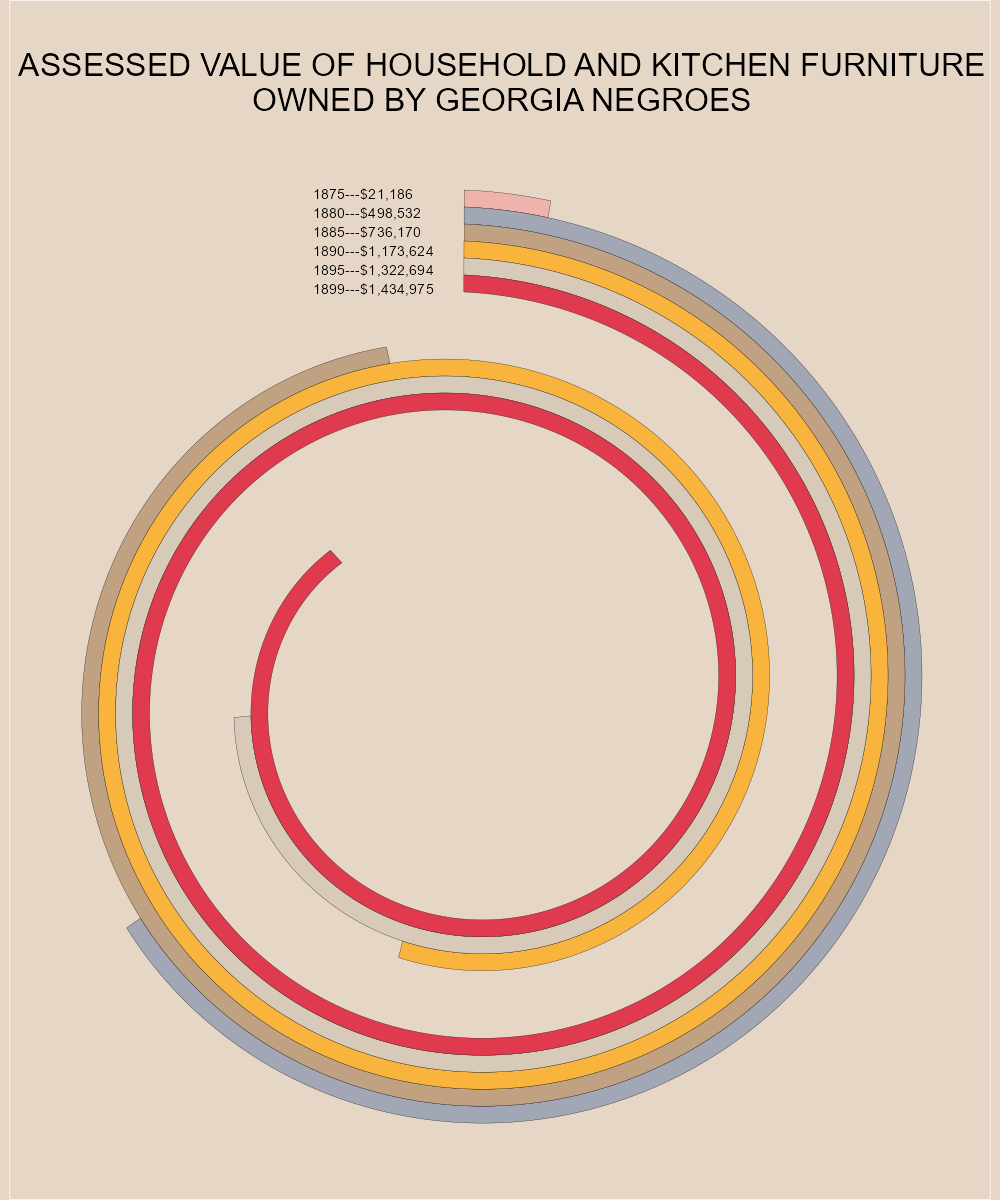

Generate this figure with R:
library(dplyr)
library(ggplot2)

# 1 - Load data ----
data <- read.csv("./week 07/data.csv",row.names = NULL)

# 2 - Format data ----
# NOTE: if you use the linear transformation from column "Houshold.Value..Dollars." to std_values,
# the bars final position will not coincide with the original plot. 
data <- data %>%
  mutate(std_values = ((Houshold.Value..Dollars.)) / (max(Houshold.Value..Dollars.) ) )

# 3 - Functions ----
spiral_creator <- function(percentage=1, which_level,bar_width){
  start_t <- 8.6
  end_t <- 20.42
  # t <- seq(8.5, 20.42, by=0.01)
  # t <- seq(8.5, 20.42 - ((1-percentage)*(20.42-8.5)) , by=0.01)
  t <- seq(start_t + ((1-percentage)*(end_t-start_t)), end_t, by=0.001)
  correction  <- 1 + which_level*bar_width / t
  correction2 <- 1 + (which_level+1)*bar_width / t 
  x_outer <- t*cos(t) 
  y_outer <- t*sin(t)
  
  # Create an inner boundary with slightly smaller radius
  x_inner <- rev(t) * cos(rev(t))
  y_inner <- rev(t) * sin(rev(t))
  
  # Combine the outer and inner boundaries to form a closed polygon
  x <- c(x_outer * (correction2), x_inner  * rev(correction))
  y <- c(y_outer * (correction2), y_inner  * rev(correction))
  
  return(data.frame(x=x, y=y))
}

# 4 - Plot ----
ggplot() +
  # geom_polygon(fill="lightblue", color="black") +
  # geom_polygon(aes(x=x2,y=y2),fill="lightblue1", color="black") +
  geom_polygon(data=spiral_creator(data$std_values[1],6,.9),
               aes(x=x,y=y),fill="#eeb3ab", color="black",size =.1) +
  geom_polygon(data=spiral_creator(data$std_values[2],5,.9),
               aes(x=x,y=y),fill="#a2a7b5", color="black",size =.1) +
  geom_polygon(data=spiral_creator(data$std_values[3],4,.9),
               aes(x=x,y=y),fill="#c0a283", color="black",size =.1) +
  geom_polygon(data=spiral_creator(data$std_values[4],3,.9), 
               aes(x=x,y=y),fill="#f8b43d", color="black",size =.1) +
  geom_polygon(data=spiral_creator(data$std_values[5],2,.9),
               aes(x=x,y=y),fill="#d8cab8", color="black",size =.1) +
  geom_polygon(data=spiral_creator(data$std_values[6],1,.9),
               aes(x=x,y=y),fill="#e03a4f", color="black",size =.1) +
  
  geom_text(data=data %>% arrange(desc(Year)), 
            aes(x=-8,y=20.5+(1:6),label= paste0(Year,"---",scales::dollar_format()(Houshold.Value..Dollars.)) ),
            hjust = "left")+
    
  coord_equal() +
  labs(title = "ASSESSED VALUE OF HOUSEHOLD AND KITCHEN FURNITURE\nOWNED BY GEORGIA NEGROES") +
  theme(
    plot.background = element_rect(fill = "#e6d6c6ff"), 
    plot.title = element_text(
      family = "Teko",
      size = 24,
      hjust = 0.5,
      margin = margin(t = 20, b = 20) 
    ),
    plot.margin = margin(t = 20, r = 20, b = 20, l = 20),
    panel.grid = element_blank(),
    panel.background = element_blank(),
    axis.title = element_blank(),
    axis.text = element_blank(),
    axis.ticks = element_blank(),
    legend.position = "bottom",
    legend.direction = "horizontal"
    # legend.position = c(0.5, -0.1),     
    # legend.justification = c(0.5, -.5),
  )


ggsave("week 07/week 07.png",width = 1000, height = 1200, units = 'px',dpi=96)



# ####
